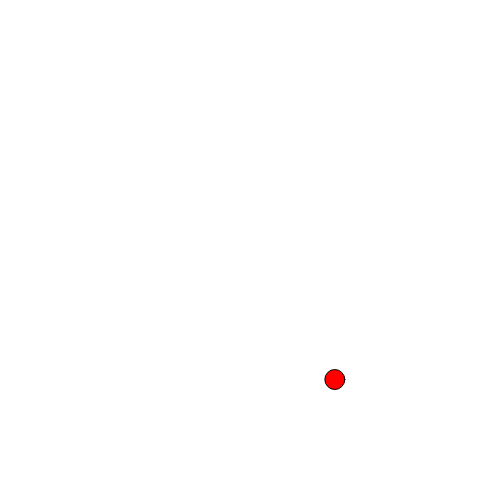
Frame 1 (no input)
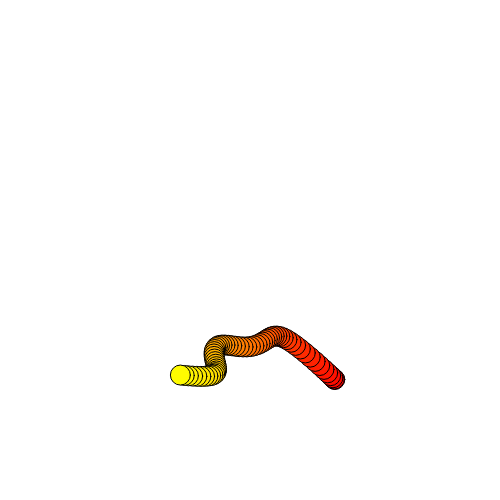
Frame 60 (no input)
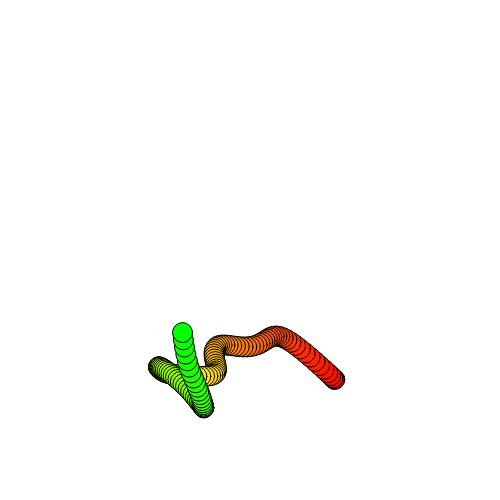
Frame 120 (the mouse pressed at the canvas centre since frame 60)

The p5.js sketch that drew these frames (run headless with seeded random() and noise() and a simulated clock; from frame 60 on, the mouse is pressed at the canvas centre):

// p5.js sketch
// ── sketch.js
var nx = 0;
var ny = 10000;
var nInc = 0.01;
var fillColor = 0;

function setup() {
  createCanvas(500, 500);
  colorMode(HSB);
}

function draw() {
    var x = noise(nx) * width;
    var y = noise(ny) * height;
    fill(fillColor, 100, 100);
    ellipse(x, y, 20, 20);
    
    nx += nInc;
    ny += nInc;
    fillColor = (fillColor + 1) % 360;
}
